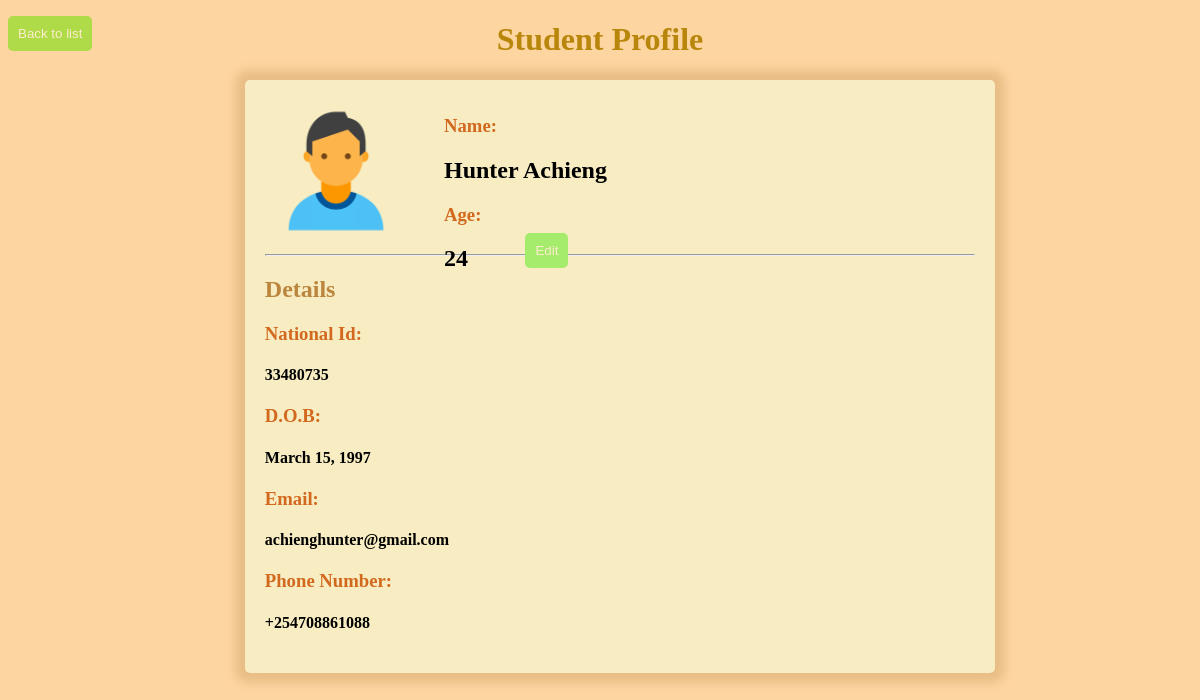
The app's page /student/profile/1/ with its own data.
### student/models.py (models this page shows)
class Student(models.Model):
    first_name = models.CharField(max_length=12)
    last_name = models.CharField(max_length=20)
    gender_choice =((u'F',u'Female'),(u'M',u'Male'),(u'O',u'Others'))
    gender = models.CharField(max_length=10,choices=gender_choice)
    age = models.PositiveSmallIntegerField(default=None)
    date_of_birth = models.DateField(default=None, null=True)
    classes_name = models.CharField(max_length =10, default=None,null=True, blank=True)
    image = models.ImageField(default=None,upload_to= "images/")
    nationality_choice = ((u'K',u'Kenyan'),(u'U',u'Ugandan'),(u'R',u'Rwandan'),(u'S',u'Sudan'),(u'S',u'South Sudan'))
    nationality = models.CharField(max_length=10,choices=nationality_choice,default=None, null=True)
    national_id = models.CharField(max_length=20, default=None, null=True)
    email = models.EmailField(default=None,null=True)
    phone_number = models.CharField(max_length=14, default=None,null=True)
    medical_record = models.FileField(default=None, upload_to="files/", null=True)
    city =models.CharField(max_length=15, default=None, null=True)
    guardian_name = models.CharField(max_length= 20, default=None, null=True)
    guardian_contact = models.CharField(max_length=14, default=None, null=True)
    admission_date = models.DateField(default=None, null=True)
    room_no = models.SmallIntegerField(default=None, null=True, blank=True)

### student/views.py (the view)
# urls.py: path("profile/<int:id>/", student_profile, name="student_profile"),
def student_profile(request,id):
    student = Student.objects.get(id = id)
    return render(request, "student_profile.html", {"student":student})

### student/templates/student_profile.html (shortened to what this page needs)
<!DOCTYPE html>
<html lang="en">
<head>
</head>
<body>
    <h1 style="color: darkgoldenrod; text-align: center;">Student Profile</h1>
    <button id="back"><a href="{%url 'student_list'%}">Back to list</a></button>
    <div class="form">
    {% if student.image%}
                <img id="pic" src= "{{student.image.url}}">
                {% endif %}
                <div class="details">
                    <h3>Name:</h3> <h2>{{student.first_name}} {{student.last_name}}</h2>
                    <h3>Age:</h3> <h2>{{student.age}}</h2>
                    <button id="edit"><a href="{%url 'edit_student' id=student.id %}">Edit</a></button>
                </div>
                <hr>
                <h2 style="color: rgb(187, 133, 62);">Details</h2>
                <h3>National Id: </h3>
                    <h4>{{student.national_id}}</h4>
                <h3>D.O.B: </h3>
                    <h4>{{student.date_of_birth}}</h4>
                <h3>Email: </h3>
                    <h4>{{student.email}}</h4>
                <h3>Phone Number: </h3>
                    <h4>{{student.phone_number}}</h4>
            </div>
</body>
</html>

### student/templates/student_profile.html (style rules this page uses)
body { background-color: rgb(253, 213, 161); }
#pic { width: 20%; }
.details { position: absolute; left: 37%; top: 12%; }
.form { margin-left: 20%; padding: 20px; width: 60%; background-color: rgb(247, 236, 194); border-radius: 5px; box-shadow: 0px 0px 10px 10px rgb(233, 190, 134); }
h3 { color: chocolate; }
#back { background-color: rgb(175, 219, 73); border: transparent; padding: 10px; border-radius: 5px; position: absolute; top: 2%;; }
#back a { text-decoration: none; color: blanchedalmond; }
#edit { background-color: rgb(165, 235, 108); border: transparent; padding: 10px; border-radius: 5px; padding: 10px; position: absolute; left: 50%; top: 70%; }
#edit a { text-decoration: none; color: blanchedalmond; }

### records on screen
Student: image (picture), first_name "Hunter", last_name "Achieng", age "24", national_id "33480735", date_of_birth "March 15, 1997", email "achienghunter@gmail.com", phone_number "+254708861088"
